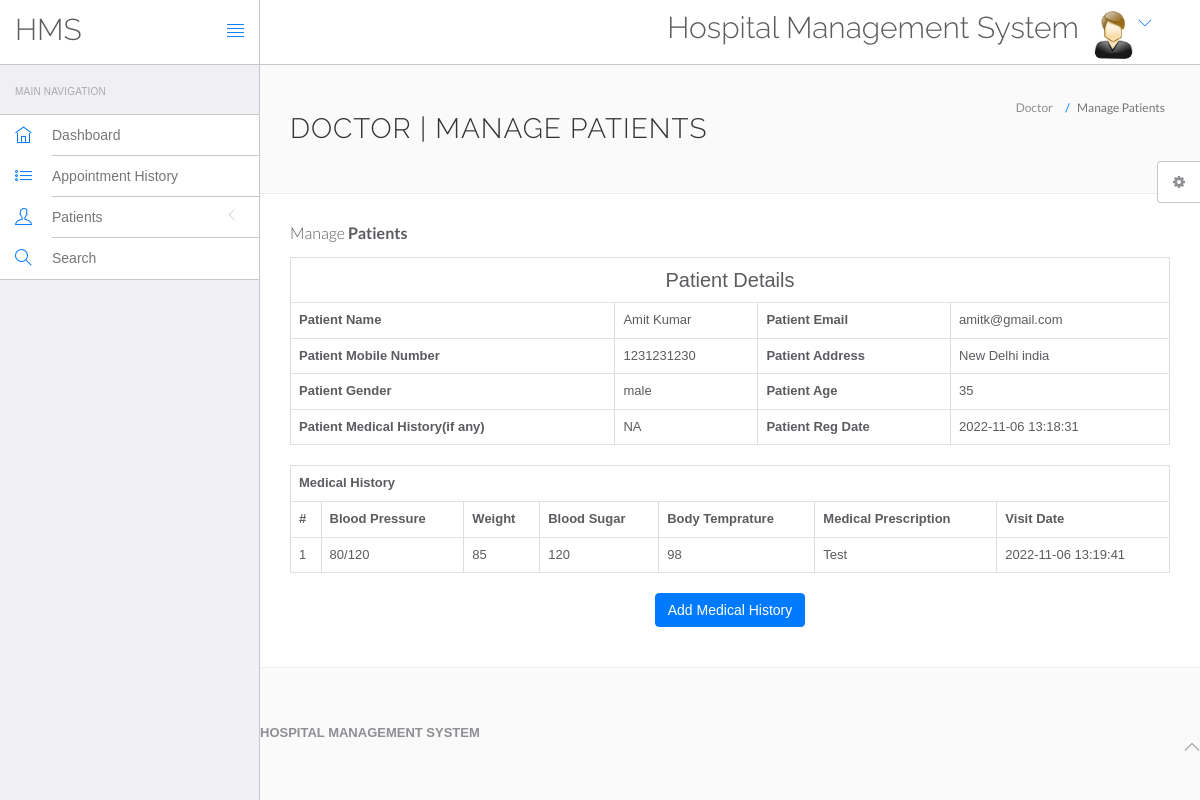
Page /hms/doctor/view-patient.php?viewid=1 (signed in) on the committed database.
### tables this page shows
CREATE TABLE `tblpatient` (
  `ID` int NOT NULL,
  `Docid` int DEFAULT NULL,
  `PatientName` varchar(200) DEFAULT NULL,
  `PatientContno` bigint DEFAULT NULL,
  `PatientEmail` varchar(200) DEFAULT NULL,
  `PatientGender` varchar(50) DEFAULT NULL,
  `PatientAdd` mediumtext,
  `PatientAge` int DEFAULT NULL,
  `PatientMedhis` mediumtext,
  `CreationDate` timestamp NULL DEFAULT CURRENT_TIMESTAMP,
  `UpdationDate` timestamp NULL DEFAULT NULL ON UPDATE CURRENT_TIMESTAMP
);

CREATE TABLE `tblmedicalhistory` (
  `ID` int NOT NULL,
  `PatientID` int DEFAULT NULL,
  `BloodPressure` varchar(200) DEFAULT NULL,
  `BloodSugar` varchar(200) NOT NULL,
  `Weight` varchar(100) DEFAULT NULL,
  `Temperature` varchar(200) DEFAULT NULL,
  `MedicalPres` mediumtext,
  `CreationDate` timestamp NOT NULL DEFAULT CURRENT_TIMESTAMP ON UPDATE CURRENT_TIMESTAMP
);

### hms/doctor/view-patient.php (the view, shortened to what this page needs)
<?php
include('include/config.php');
if(strlen($_SESSION['id']==0)) {
 header('location:logout.php');
  } else{
?>
<!DOCTYPE html>
<html lang="en">
	<head>
		<link rel="stylesheet" href="vendor/bootstrap/css/bootstrap.min.css">
		<link rel="stylesheet" href="vendor/fontawesome/css/font-awesome.min.css">
		<link rel="stylesheet" href="vendor/themify-icons/themify-icons.min.css">
		<link href="vendor/animate.css/animate.min.css" rel="stylesheet" media="screen">
		<link href="vendor/perfect-scrollbar/perfect-scrollbar.min.css" rel="stylesheet" media="screen">
		<link href="vendor/switchery/switchery.min.css" rel="stylesheet" media="screen">
		<link href="vendor/bootstrap-touchspin/jquery.bootstrap-touchspin.min.css" rel="stylesheet" media="screen">
		<link href="vendor/select2/select2.min.css" rel="stylesheet" media="screen">
		<link href="vendor/bootstrap-datepicker/bootstrap-datepicker3.standalone.min.css" rel="stylesheet" media="screen">
		<link href="vendor/bootstrap-timepicker/bootstrap-timepicker.min.css" rel="stylesheet" media="screen">
		<link rel="stylesheet" href="assets/css/styles.css">
		<link rel="stylesheet" href="assets/css/plugins.css">
		<link rel="stylesheet" href="assets/css/themes/theme-1.css" id="skin_color" />
	</head>
	<body>
		<div id="app">
<?php include('include/sidebar.php');?>
<div class="app-content">
<?php include('include/header.php');?>
<div class="main-content" >
<div class="wrap-content container" id="container">
<section id="page-title">
<div class="row">
<div class="col-sm-8">
<h1 class="mainTitle">Doctor | Manage Patients</h1>
</div>
<ol class="breadcrumb">
<li>
<span>Doctor</span>
</li>
<li class="active">
<span>Manage Patients</span>
</li>
</ol>
</div>
</section>
<div class="container-fluid container-fullw bg-white">
<div class="row">
<div class="col-md-12">
<h5 class="over-title margin-bottom-15">Manage <span class="text-bold">Patients</span></h5>
<?php
                               $vid=$_GET['viewid'];
                               $ret=mysqli_query($con,"select * from tblpatient where ID='$vid'");
$cnt=1;
while ($row=mysqli_fetch_array($ret)) {
                               ?>
<table border="1" class="table table-bordered">
 <tr align="center">
<td colspan="4" style="font-size:20px;color:blue">
 Patient Details</td></tr>
    <tr>
    <th scope>Patient Name</th>
    <td><?php  echo $row['PatientName'];?></td>
    <th scope>Patient Email</th>
    <td><?php  echo $row['PatientEmail'];?></td>
  </tr>
  <tr>
    <th scope>Patient Mobile Number</th>
    <td><?php  echo $row['PatientContno'];?></td>
    <th>Patient Address</th>
    <td><?php  echo $row['PatientAdd'];?></td>
  </tr>
    <tr>
    <th>Patient Gender</th>
    <td><?php  echo $row['PatientGender'];?></td>
    <th>Patient Age</th>
    <td><?php  echo $row['PatientAge'];?></td>
  </tr>
  <tr>
    <th>Patient Medical History(if any)</th>
    <td><?php  echo $row['PatientMedhis'];?></td>
     <th>Patient Reg Date</th>
    <td><?php  echo $row['CreationDate'];?></td>
  </tr>
<?php }?>
</table>
<?php
$ret=mysqli_query($con,"select * from tblmedicalhistory  where PatientID='$vid'");
 ?>
<table id="datatable" class="table table-bordered dt-responsive nowrap" style="border-collapse: collapse; border-spacing: 0; width: 100%;">
  <tr align="center">
   <th colspan="8" >Medical History</th>
  </tr>
  <tr>
    <th>#</th>
<th>Blood Pressure</th>
<th>Weight</th>
<th>Blood Sugar</th>
<th>Body Temprature</th>
<th>Medical Prescription</th>
<th>Visit Date</th>
</tr>
<?php
while ($row=mysqli_fetch_array($ret)) {
  ?>
<tr>
  <td><?php echo $cnt;?></td>
 <td><?php  echo $row['BloodPressure'];?></td>
 <td><?php  echo $row['Weight'];?></td>
 <td><?php  echo $row['BloodSugar'];?></td>
  <td><?php  echo $row['Temperature'];?></td>
  <td><?php  echo $row['MedicalPres'];?></td>
  <td><?php  echo $row['CreationDate'];?></td>
</tr>
<?php $cnt=$cnt+1;} ?>
</table>
<p align="center">
 <button class="btn btn-primary waves-effect waves-light w-lg" data-toggle="modal" data-target="#myModal">Add Medical History</button></p>
</div>
</div>
</div>
</div>
	<?php include('include/footer.php');?>
	<?php include('include/setting.php');?>
		</div>
	</body>
</html>
<?php }  ?>

### hms/doctor/assets/css/themes/theme-1.css (style rules this page uses)
body { background: #FAFAFA; }

### rows in the picture
tblpatient: PatientName "Amit Kumar", PatientEmail "amitk@gmail.com", PatientContno "1231231230", PatientAdd "New Delhi india", PatientGender "male", PatientAge "35", PatientMedhis "NA", CreationDate "2022-11-06 13:18:31"
tblmedicalhistory: BloodPressure "80/120", Weight "85", BloodSugar "120", Temperature "98", MedicalPres "Test", CreationDate "2022-11-06 13:19:41"
